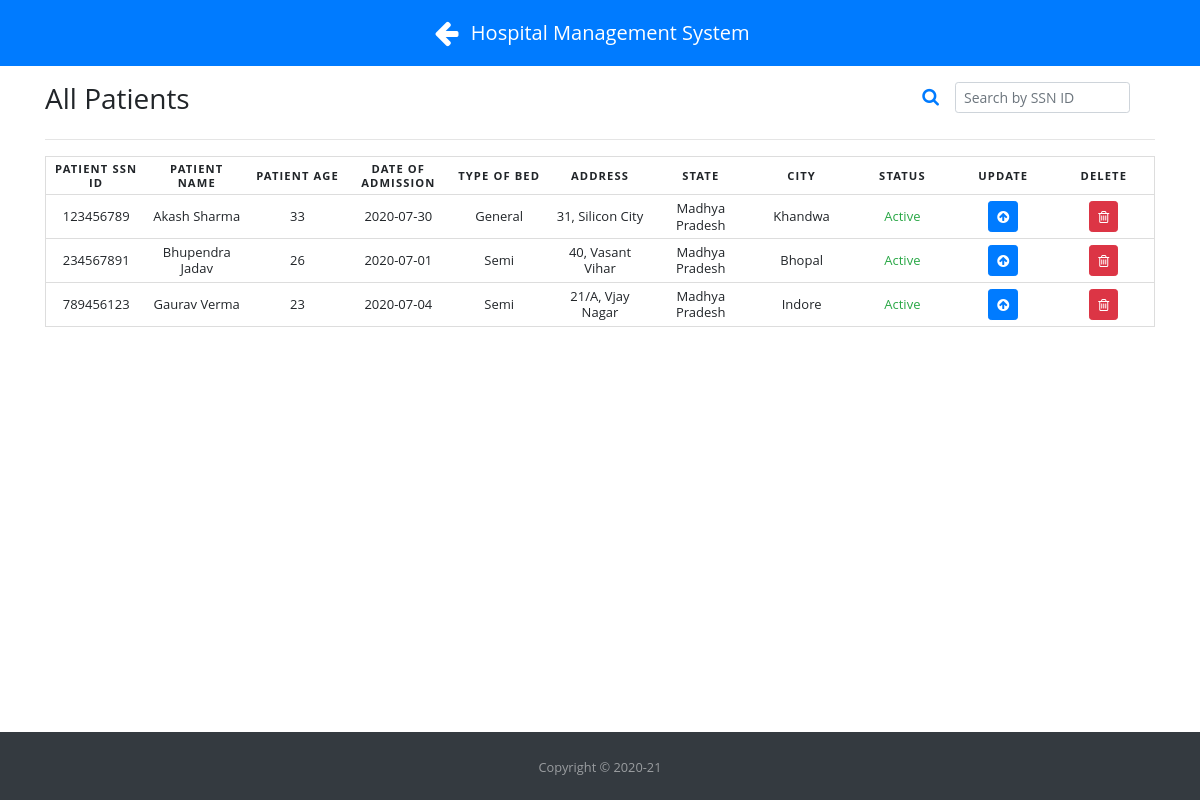
The app's page /viewPatients (signed in) with its own data.
### app.py (models this page shows, shortened)
class Patient(db.Model):
    id = db.Column(db.Integer, primary_key=True)
    ssnID = db.Column(db.Integer, unique=True, nullable=False)
    name = db.Column(db.String(50), nullable=False)
    age = db.Column(db.Integer, nullable=False)
    doj = db.Column(db.Date, nullable=False)
    type_of_bed = db.Column(db.String(30), nullable=False)
    address = db.Column(db.String(100), nullable=False)
    city = db.Column(db.String(30), nullable=False)
    state = db.Column(db.String(30), nullable=False)
    status = db.Column(db.String(30), default='Active', nullable=False)

### app.py (the view)
@app.route('/viewPatients')
def viewPatients():
    if 'loggedin' in session:
        all_patients = Patient.query.all()
        return render_template('viewPatients.html', all_patients=all_patients)
    else:
        flash('Please Sign-in first!', category='warning')
        return redirect(url_for('index'))

### templates/viewPatients.html (shortened to what this page needs)
{% extends "base.html" %}
{% block head %}
<link rel="stylesheet" href="{{ url_for('static', filename='css/floating-labels.css') }}">
<link rel="stylesheet" href="{{ url_for('static', filename='css/ResponsiveTable.css') }}">
{% endblock %}
{% block body %}
    <div class="title mt-3">
        <h3 class="allpatients" style="display:inline-flex;">All Patients</h3>
        <h3 style="display:inline-flex; float: right;">
            <form class="form-inline active-cyan-3 active-cyan-4">
                <i class="fa fa-search text-primary" style="font-size: large;" aria-hidden="true"></i>
                <input class="form-control form-control-sm ml-3 w-75" type="text" id="searchField" onkeyup="searchFunction()" title="Type in SSN ID" placeholder="Search by SSN ID" aria-label="Search">
            </form>
        </h3>
        <hr>
    </div>
    <table class="mt-2" id="patientTable">
        <thead>
            <tr>
                <th scope="col">Patient SSN ID</th>
                <th scope="col">Patient Name</th>
                <th scope="col">Patient Age</th>
                <th scope="col">Date of Admission</th>
                <th scope="col">Type of Bed</th>
                <th scope="col">Address</th>
                <th scope="col">State</th>
                <th scope="col">City</th>
                <th scope="col">Status</th>
                <th scope="col">Update</th>
                <th scope="col">Delete</th>
            </tr>
        </thead>
        <tbody>
            {% for patient in all_patients %}
                <tr>
                    <td data-label="Patient SSN ID">{{ patient.ssnID }}</td>
                    <td data-label="Patient Name">{{ patient.name }}</td>
                    <td data-label="Patient Age">{{ patient.age }}</td>
                    <td data-label="Date of Admission">{{ patient.doj }}</td>
                    <td data-label="Type of Bed">{{ patient.type_of_bed }}</td>
                    <td data-label="Address">{{ patient.address }}</td>
                    <td data-label="State">{{ patient.state }}</td>
                    <td data-label="City">{{ patient.city }}</td>
                    <td data-label="Status">
                        {% if patient.status == 'Active' %}
                            <span class="text-success">{{ patient.status }}</span>
                        {% else %}
                            <span class="text-danger">{{ patient.status }}</span>
                        {% endif %}
                    </td>
                    <td data-label="Update"><a href="#" data-toggle="modal" data-target="#update{{ patient.id }}" class="btn btn-sm btn-primary text-white"><i class="fa fa-arrow-circle-up"></i></a></td>
                    <td data-label="Delete"><a href="#" data-toggle="modal" data-target="#delete{{ patient.id }}" class="btn btn-sm btn-danger text-white"><i class="fa fa-trash-o"></i></a></td>
                </tr>
            {% endfor %}
        </tbody>
    </table>
{% endblock %}

### static/css/style.css (style rules this page uses)
html, body { height: 100%; }

### static/css/ResponsiveTable.css (style rules this page uses)
body { font-family: "Open Sans", sans-serif; line-height: 1.25; }
table { border: 1px solid #ccc; border-collapse: collapse; margin: 0; padding: 0; width: 100%; table-layout: fixed; }
table tr { background-color: white; border: 1px solid #ddd; padding: .35em; font-size: 13px; }
table th, table td { padding: .4em; text-align: center; }
table th { font-size: .7rem; letter-spacing: .1em; text-transform: uppercase; }

### records on screen
Patient: ssnID "123456789", name "Akash Sharma", age "33", doj "2020-07-30", type_of_bed "General", address "31, Silicon City", state "Madhya Pradesh", city "Khandwa", status "Active"
Patient: ssnID "234567891", name "Bhupendra Jadav", age "26", doj "2020-07-01", type_of_bed "Semi", address "40, Vasant Vihar", state "Madhya Pradesh", city "Bhopal", status "Active"
Patient: ssnID "789456123", name "Gaurav Verma", age "23", doj "2020-07-04", type_of_bed "Semi", address "21/A, Vjay Nagar", state "Madhya Pradesh", city "Indore", status "Active"
